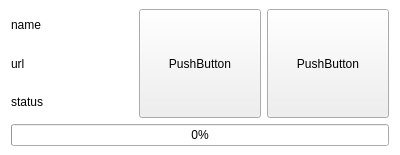
<?xml version="1.0" encoding="UTF-8"?>
<ui version="4.0">
 <class>DownloadItem</class>
 <widget class="QWidget" name="DownloadItem">
  <property name="geometry">
   <rect>
    <x>0</x>
    <y>0</y>
    <width>400</width>
    <height>155</height>
   </rect>
  </property>
  <property name="sizePolicy">
   <sizepolicy hsizetype="Fixed" vsizetype="Fixed">
    <horstretch>0</horstretch>
    <verstretch>0</verstretch>
   </sizepolicy>
  </property>
  <property name="windowTitle">
   <string>Form</string>
  </property>
  <property name="styleSheet">
   <string notr="true">#DownloadItem{
	border: solid 2px black;
	background-color: white;
}</string>
  </property>
  <layout class="QGridLayout" name="gridLayout">
   <property name="topMargin">
    <number>9</number>
   </property>
   <property name="bottomMargin">
    <number>9</number>
   </property>
   <item row="0" column="2" rowspan="3">
    <widget class="QPushButton" name="pushButton_2">
     <property name="sizePolicy">
      <sizepolicy hsizetype="Minimum" vsizetype="Preferred">
       <horstretch>0</horstretch>
       <verstretch>0</verstretch>
      </sizepolicy>
     </property>
     <property name="text">
      <string>PushButton</string>
     </property>
    </widget>
   </item>
   <item row="3" column="0" colspan="3">
    <widget class="QProgressBar" name="downloadProcess">
     <property name="value">
      <number>0</number>
     </property>
    </widget>
   </item>
   <item row="2" column="0">
    <widget class="QLabel" name="statusLabel">
     <property name="text">
      <string>status</string>
     </property>
    </widget>
   </item>
   <item row="0" column="0">
    <widget class="QLabel" name="nameLabel">
     <property name="text">
      <string>name</string>
     </property>
    </widget>
   </item>
   <item row="1" column="0">
    <widget class="QLabel" name="urlLabel">
     <property name="text">
      <string>url</string>
     </property>
    </widget>
   </item>
   <item row="0" column="1" rowspan="3">
    <widget class="QPushButton" name="pushButton">
     <property name="sizePolicy">
      <sizepolicy hsizetype="Minimum" vsizetype="Preferred">
       <horstretch>0</horstretch>
       <verstretch>0</verstretch>
      </sizepolicy>
     </property>
     <property name="text">
      <string>PushButton</string>
     </property>
    </widget>
   </item>
  </layout>
 </widget>
 <resources/>
 <connections/>
</ui>
